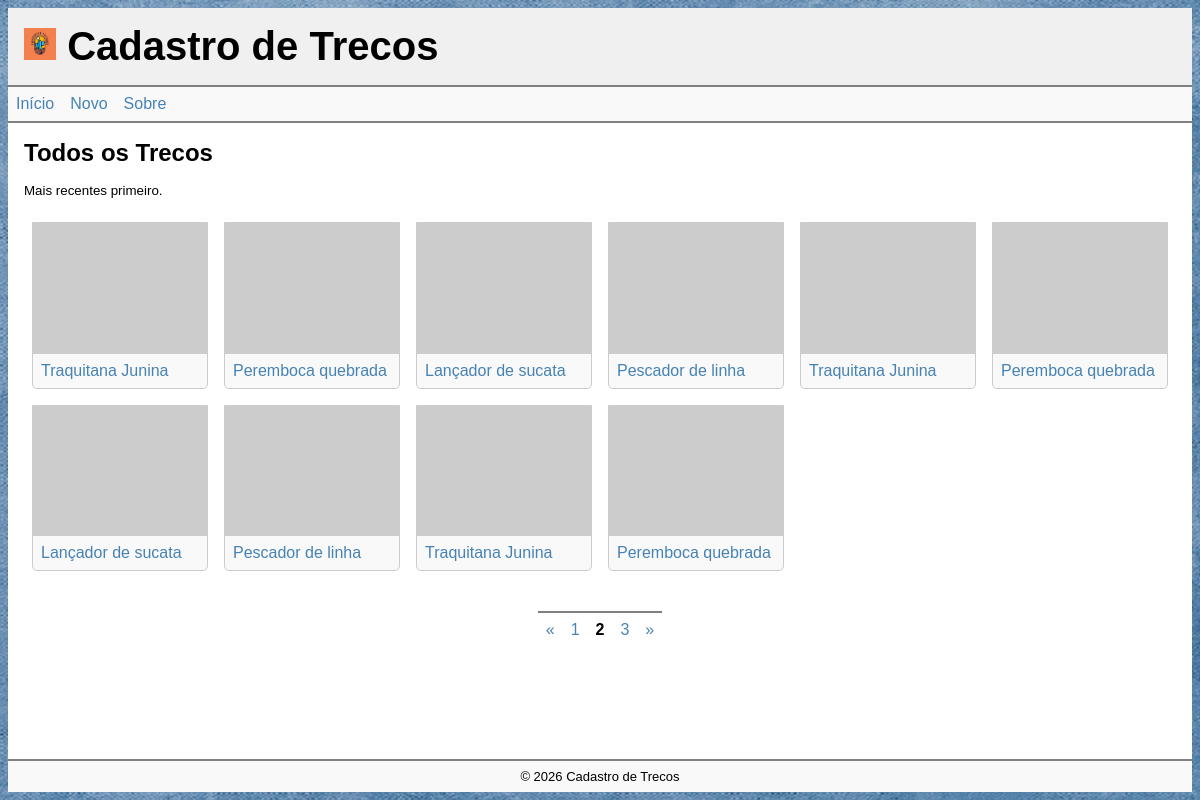
Page /?p=2 on the committed database.
### tables this page shows
CREATE TABLE thing (
    id INTEGER PRIMARY KEY AUTOINCREMENT,
    created_at TEXT DEFAULT CURRENT_TIMESTAMP,
    name TEXT,
	description TEXT,
    location TEXT, 
	photo TEXT,
	status TEXT CHECK (status IN ('on', 'off', 'del')) DEFAULT 'on'
);

### app.py (the view, shortened to what this page needs)
@app.route("/api/things")
@app.route("/")
def index():
    page = request.args.get("p", 1, type=int)
    per_page = 10
    offset = (page - 1) * per_page
    with sqlite3.connect('database.db') as conn:
        conn.row_factory = sqlite3.Row
        contents = conn.execute("""
            SELECT id, name, photo
            FROM thing
            WHERE status = 'on'
            ORDER BY created_at DESC
            LIMIT ? OFFSET ?
        """, (per_page, offset)).fetchall()
        total = conn.execute("""
            SELECT COUNT(*)
            FROM thing
            WHERE status = 'on'
        """).fetchone()[0]
    pages = (total + per_page - 1) // per_page
    return render_template(
        'index.html',
        contents=contents,
        total=total,
        page=page,
        pages=pages,
        page_css='index.css'
    )

### templates/index.html (shortened to what this page needs)
{% extends '_base.html' %}
{% block main %}
<section>
    <h2>Todos os Trecos</h2>
    <small>Mais recentes primeiro.</small>
    {% if total > 0 %}
    <div class="grid">
        {% for content in contents %}
        <div class="cell">
            <div class="card">
                <div class="card-image"><img src="{{ content.photo }}" alt="{{ content.name }}"></div>
                <div class="card-body"><a href="{{ url_for('view', thing_id=content.id) }}">{{ content.name }}</a></div>
            </div>
        </div>
        {% endfor %}
    </div>
    {% if pages > 1 %}
    <nav class="pagination">
        {% if page > 1 %}
        <a href="{{ url_for('index', p=page - 1) }}">&laquo;</a>
        {% endif %}
        {% for number in range(1, pages + 1) %}
        {% if number == page %}
        <strong>{{ number }}</strong>
        {% else %}
        <a href="{{ url_for('index', p=number) }}">{{ number }}</a>
        {% endif %}
        {% endfor %}
        {% if page < pages %} <a href="{{ url_for('index', p=page + 1) }}">&raquo;</a>
            {% endif %}
    </nav>
    {% endif %}
    {% else %}
    <p>
        Nenhum treco cadastrado ainda!
        <a href="{{ url_for('new_thing') }}">Cadastre um treco</a>
    </p>
    {% endif %}
</section>
{% endblock %}

### static/css/base.css (style rules this page uses)
* { box-sizing: border-box; }
body, html { position: relative; font-family: sans-serif; font-size: 16px; margin: 0; padding: 0; height: 100%; }
body { padding: .5rem; background-color: #f0f0f0; background-color: grey; background-image: url('/static/img/bg01.jpg'); background-position: center; background-repeat: no-repeat; background-size: cover; }
a { color: steelblue; text-decoration: none; }
main>section, main>article { padding: 1rem; }
main>section h2:first-child, main>article h2:first-child { margin: 0; }
.grid { display: grid; grid-template-columns: repeat(1, 1fr); }
@media (min-width: 426px) { .grid { grid-template-columns: repeat(2, 1fr); } }
@media (min-width: 576px) { .grid { grid-template-columns: repeat(3, 1fr); } }
@media (min-width: 768px) { .grid { grid-template-columns: repeat(4, 1fr); } }
@media (min-width: 992px) { .grid { grid-template-columns: repeat(5, 1fr); } }
@media (min-width: 1200px) { .grid { grid-template-columns: repeat(6, 1fr); } }
.cell { padding: .5rem; }
.card { border: 1px solid #ccc; background-color: #f9f9f9; border-radius: 0 0 5px 5px; }
.card-image { width: 100%; aspect-ratio: 4 / 3; border-bottom: 1px solid #ccc; background-size: cover; background-position: center; background-repeat: no-repeat; object-fit: cover; }
.card-image img { display: block; width: 100%; height: 100%; object-fit: cover; }
.card-body { padding: .5rem; }
.pagination { margin-top: 2rem; text-align: center; display: flex; align-items: center; justify-content: center; }
.pagination > * { padding: .5rem; text-align: center; border-top: 2px solid grey; }

### static/css/index.css (style rules this page uses)
section>small { display: block; margin: 1rem 0; }

### rows in the picture
thing: name "Traquitana Junina"
thing: name "Peremboca quebrada"
thing: name "Lançador de sucata"
thing: name "Pescador de linha"
thing: name "Traquitana Junina"
thing: name "Peremboca quebrada"
thing: name "Lançador de sucata"
thing: name "Pescador de linha"
thing: name "Traquitana Junina"
thing: name "Peremboca quebrada"

### other values in the picture
{{ number }} "1" "3"
{{ number }} "2"
